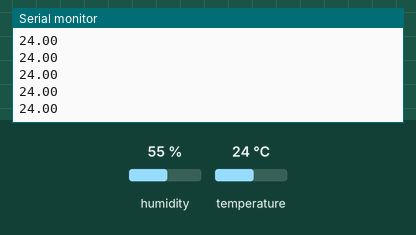
This sketch was run on a simulated Arduino Uno, built with avr-gcc and run on an emulated ATmega328P. On the bench: the last lines printed to the serial monitor. The inputs (shaded band) are chosen by the test bench; at power-on: temperature 24 °C, humidity 55 %. Random numbers use the default seed unless the sketch sets one.

Above: at 2.8 s.
2.9 s: temperature set to 12 °C
At 4.06 s:
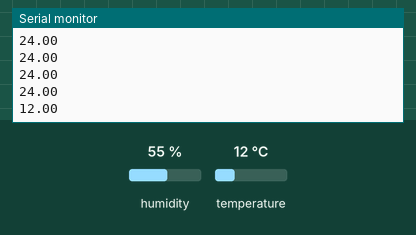
5.6 s: temperature set to 19 °C
At 5.63 s:
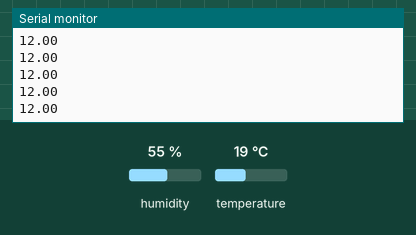
Timing chart, 0 to 8.6 s (numbered marks = the images above; inputs shaded):
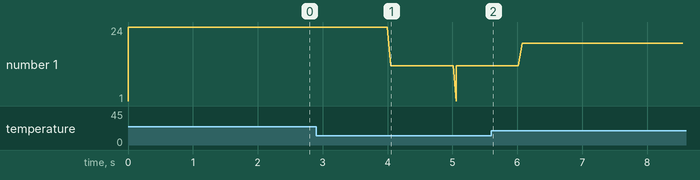

The sketch:

Arduino_sensor_readings_Normal_and_Faulty.ino
```cpp
#include<DHT.h>
#define DHTPIN 13 //Pin attached for sensor reading
#define DHTTYPE DHT22

DHT dht(DHTPIN, DHTTYPE);

void setup() {
  // put your setup code here, to run once:
  Serial.begin(9600);
  dht.begin();
}

void loop() {

  int randomNumber;
  randomNumber = random(0,2); //Random 1 and 0 generation
  Serial.println(randomNumber);

//For normal sample 100 values

  if (randomNumber == 1) {

      float count=0;
      float b=0;
      float y=0;

      for (float count=0; count<100; count++) {
      float t = dht.readTemperature();
      if (count<=50) {
        y = float(t);
      }
      else {
        y = float(t + b);
        b = float(b + 0);
      }
      Serial.println(y);
      //Serial.println(dht.readTemperature());
      delay(50); //here 1=1ms --- 100=100ms --- 1000=1sec
      }
  }

//For faulty sample 100 values

  else if (randomNumber == 0) {

      float count=0;
      float b=0.1;
      float y=0;

      for (float count=0; count<100; count++) {
      float t = dht.readTemperature();
      if (count<=50) {
        y = float(t);
      }
      else {
        y = float(t + b);
        b = float(b + 0.1);
      }
      Serial.println(y);
      //Serial.println(dht.readTemperature());
      delay(50); //here 1=1ms --- 100=100ms --- 1000=1sec
      }
   }
}

//Change Drift fault value according. i.e. 0.5, 0.1, 0.3 etc --- END!
```

Measured:
- after the input at 2.9 s, the serial monitor: prints a new line after 1.2 s (image 1)
- plotted number 1: 24 → 12 after the input at 2.9 s, 12 → 19 after the input at 5.6 s
